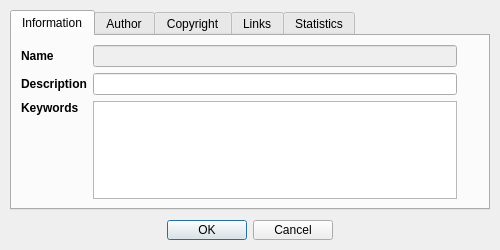
<?xml version="1.0" encoding="UTF-8"?>
<ui version="4.0">
 <class>Dialog_modelProperties</class>
 <widget class="QDialog" name="Dialog_modelProperties">
  <property name="geometry">
   <rect>
    <x>0</x>
    <y>0</y>
    <width>500</width>
    <height>250</height>
   </rect>
  </property>
  <property name="minimumSize">
   <size>
    <width>500</width>
    <height>250</height>
   </size>
  </property>
  <property name="maximumSize">
   <size>
    <width>500</width>
    <height>250</height>
   </size>
  </property>
  <property name="windowTitle">
   <string>File Properties</string>
  </property>
  <property name="windowIcon">
   <iconset resource="../resources.qrc">
    <normaloff>:/images/world_edit.png</normaloff>:/images/world_edit.png</iconset>
  </property>
  <widget class="QDialogButtonBox" name="buttonBox">
   <property name="geometry">
    <rect>
     <x>10</x>
     <y>220</y>
     <width>480</width>
     <height>20</height>
    </rect>
   </property>
   <property name="orientation">
    <enum>Qt::Horizontal</enum>
   </property>
   <property name="standardButtons">
    <set>QDialogButtonBox::Cancel|QDialogButtonBox::Ok</set>
   </property>
   <property name="centerButtons">
    <bool>true</bool>
   </property>
  </widget>
  <widget class="QTabWidget" name="tabWidget">
   <property name="geometry">
    <rect>
     <x>10</x>
     <y>10</y>
     <width>480</width>
     <height>200</height>
    </rect>
   </property>
   <property name="currentIndex">
    <number>0</number>
   </property>
   <widget class="QWidget" name="tabInformation">
    <attribute name="title">
     <string>Information</string>
    </attribute>
    <layout class="QGridLayout" name="gridLayout_2">
     <item row="0" column="0">
      <widget class="QLabel" name="label">
       <property name="minimumSize">
        <size>
         <width>0</width>
         <height>16</height>
        </size>
       </property>
       <property name="maximumSize">
        <size>
         <width>16777215</width>
         <height>16</height>
        </size>
       </property>
       <property name="font">
        <font>
         <weight>75</weight>
         <bold>true</bold>
        </font>
       </property>
       <property name="text">
        <string>Name</string>
       </property>
      </widget>
     </item>
     <item row="1" column="2">
      <widget class="QPushButton" name="pushButtonUndoDesc">
       <property name="minimumSize">
        <size>
         <width>16</width>
         <height>16</height>
        </size>
       </property>
       <property name="maximumSize">
        <size>
         <width>16</width>
         <height>16</height>
        </size>
       </property>
       <property name="toolTip">
        <string>Reset value</string>
       </property>
       <property name="text">
        <string/>
       </property>
       <property name="icon">
        <iconset resource="../resources.qrc">
         <normaloff>:/images/undo.png</normaloff>:/images/undo.png</iconset>
       </property>
       <property name="flat">
        <bool>true</bool>
       </property>
      </widget>
     </item>
     <item row="0" column="2">
      <widget class="QPushButton" name="pushButtonUndoName">
       <property name="enabled">
        <bool>false</bool>
       </property>
       <property name="minimumSize">
        <size>
         <width>16</width>
         <height>16</height>
        </size>
       </property>
       <property name="maximumSize">
        <size>
         <width>16</width>
         <height>16</height>
        </size>
       </property>
       <property name="toolTip">
        <string>Reset value</string>
       </property>
       <property name="text">
        <string/>
       </property>
       <property name="icon">
        <iconset resource="../resources.qrc">
         <normaloff>:/images/undo.png</normaloff>:/images/undo.png</iconset>
       </property>
       <property name="flat">
        <bool>true</bool>
       </property>
      </widget>
     </item>
     <item row="2" column="0">
      <widget class="QLabel" name="label_8">
       <property name="minimumSize">
        <size>
         <width>0</width>
         <height>16</height>
        </size>
       </property>
       <property name="maximumSize">
        <size>
         <width>16777215</width>
         <height>16777215</height>
        </size>
       </property>
       <property name="font">
        <font>
         <weight>75</weight>
         <bold>true</bold>
        </font>
       </property>
       <property name="text">
        <string>Keywords</string>
       </property>
       <property name="alignment">
        <set>Qt::AlignLeading|Qt::AlignLeft|Qt::AlignTop</set>
       </property>
      </widget>
     </item>
     <item row="2" column="2">
      <widget class="QPushButton" name="pushButtonUndoKeywords">
       <property name="minimumSize">
        <size>
         <width>16</width>
         <height>16</height>
        </size>
       </property>
       <property name="maximumSize">
        <size>
         <width>16</width>
         <height>16</height>
        </size>
       </property>
       <property name="toolTip">
        <string>Reset value</string>
       </property>
       <property name="text">
        <string/>
       </property>
       <property name="icon">
        <iconset resource="../resources.qrc">
         <normaloff>:/images/undo.png</normaloff>:/images/undo.png</iconset>
       </property>
       <property name="flat">
        <bool>true</bool>
       </property>
      </widget>
     </item>
     <item row="1" column="0">
      <widget class="QLabel" name="label_3">
       <property name="minimumSize">
        <size>
         <width>0</width>
         <height>16</height>
        </size>
       </property>
       <property name="maximumSize">
        <size>
         <width>16777215</width>
         <height>16</height>
        </size>
       </property>
       <property name="font">
        <font>
         <weight>75</weight>
         <bold>true</bold>
        </font>
       </property>
       <property name="text">
        <string>Description</string>
       </property>
      </widget>
     </item>
     <item row="1" column="1">
      <widget class="QLineEdit" name="lineEditDesc"/>
     </item>
     <item row="0" column="1">
      <widget class="QLineEdit" name="lineEditName">
       <property name="enabled">
        <bool>false</bool>
       </property>
      </widget>
     </item>
     <item row="2" column="1">
      <widget class="QTextEdit" name="textEditKeywords"/>
     </item>
    </layout>
   </widget>
   <widget class="QWidget" name="tabAuthor">
    <attribute name="title">
     <string>Author</string>
    </attribute>
    <layout class="QGridLayout" name="gridLayout">
     <item row="2" column="0">
      <widget class="QLabel" name="label_30">
       <property name="minimumSize">
        <size>
         <width>0</width>
         <height>16</height>
        </size>
       </property>
       <property name="maximumSize">
        <size>
         <width>16777215</width>
         <height>16</height>
        </size>
       </property>
       <property name="font">
        <font>
         <weight>75</weight>
         <bold>true</bold>
        </font>
       </property>
       <property name="text">
        <string>Link URL</string>
       </property>
      </widget>
     </item>
     <item row="0" column="0">
      <widget class="QLabel" name="label_28">
       <property name="minimumSize">
        <size>
         <width>0</width>
         <height>16</height>
        </size>
       </property>
       <property name="maximumSize">
        <size>
         <width>16777215</width>
         <height>16</height>
        </size>
       </property>
       <property name="font">
        <font>
         <weight>75</weight>
         <bold>true</bold>
        </font>
       </property>
       <property name="text">
        <string>Name</string>
       </property>
      </widget>
     </item>
     <item row="0" column="2">
      <widget class="QPushButton" name="pushButtonUndoAuthorName">
       <property name="minimumSize">
        <size>
         <width>16</width>
         <height>16</height>
        </size>
       </property>
       <property name="maximumSize">
        <size>
         <width>16</width>
         <height>16</height>
        </size>
       </property>
       <property name="toolTip">
        <string>Reset value</string>
       </property>
       <property name="text">
        <string/>
       </property>
       <property name="icon">
        <iconset resource="../resources.qrc">
         <normaloff>:/images/undo.png</normaloff>:/images/undo.png</iconset>
       </property>
       <property name="flat">
        <bool>true</bool>
       </property>
      </widget>
     </item>
     <item row="2" column="2">
      <widget class="QPushButton" name="pushButtonUndoAuthorLinkURL">
       <property name="minimumSize">
        <size>
         <width>16</width>
         <height>16</height>
        </size>
       </property>
       <property name="maximumSize">
        <size>
         <width>16</width>
         <height>16</height>
        </size>
       </property>
       <property name="toolTip">
        <string>Reset value</string>
       </property>
       <property name="text">
        <string/>
       </property>
       <property name="icon">
        <iconset resource="../resources.qrc">
         <normaloff>:/images/undo.png</normaloff>:/images/undo.png</iconset>
       </property>
       <property name="flat">
        <bool>true</bool>
       </property>
      </widget>
     </item>
     <item row="1" column="2">
      <widget class="QPushButton" name="pushButtonUndoAuthorEmail">
       <property name="minimumSize">
        <size>
         <width>16</width>
         <height>16</height>
        </size>
       </property>
       <property name="maximumSize">
        <size>
         <width>16</width>
         <height>16</height>
        </size>
       </property>
       <property name="toolTip">
        <string>Reset value</string>
       </property>
       <property name="text">
        <string/>
       </property>
       <property name="icon">
        <iconset resource="../resources.qrc">
         <normaloff>:/images/undo.png</normaloff>:/images/undo.png</iconset>
       </property>
       <property name="flat">
        <bool>true</bool>
       </property>
      </widget>
     </item>
     <item row="0" column="1">
      <widget class="QLineEdit" name="lineEditAuthorName"/>
     </item>
     <item row="1" column="0">
      <widget class="QLabel" name="label_29">
       <property name="minimumSize">
        <size>
         <width>0</width>
         <height>16</height>
        </size>
       </property>
       <property name="maximumSize">
        <size>
         <width>16777215</width>
         <height>16</height>
        </size>
       </property>
       <property name="font">
        <font>
         <weight>75</weight>
         <bold>true</bold>
        </font>
       </property>
       <property name="text">
        <string>Email</string>
       </property>
      </widget>
     </item>
     <item row="1" column="1">
      <widget class="QLineEdit" name="lineEditAuthorEmail"/>
     </item>
     <item row="3" column="1">
      <widget class="QLineEdit" name="lineEditAuthorLinkText"/>
     </item>
     <item row="3" column="0">
      <widget class="QLabel" name="label_32">
       <property name="minimumSize">
        <size>
         <width>0</width>
         <height>16</height>
        </size>
       </property>
       <property name="maximumSize">
        <size>
         <width>16777215</width>
         <height>16</height>
        </size>
       </property>
       <property name="font">
        <font>
         <weight>75</weight>
         <bold>true</bold>
        </font>
       </property>
       <property name="text">
        <string>Link Text</string>
       </property>
      </widget>
     </item>
     <item row="4" column="0">
      <widget class="QLabel" name="label_33">
       <property name="minimumSize">
        <size>
         <width>0</width>
         <height>16</height>
        </size>
       </property>
       <property name="maximumSize">
        <size>
         <width>16777215</width>
         <height>16</height>
        </size>
       </property>
       <property name="font">
        <font>
         <weight>75</weight>
         <bold>true</bold>
        </font>
       </property>
       <property name="text">
        <string>Link Type</string>
       </property>
      </widget>
     </item>
     <item row="4" column="1">
      <widget class="QLineEdit" name="lineEditAuthorLinkType"/>
     </item>
     <item row="2" column="1">
      <widget class="QLineEdit" name="lineEditAuthorLinkURL"/>
     </item>
     <item row="3" column="2">
      <widget class="QPushButton" name="pushButtonUndoAuthorLinkText">
       <property name="minimumSize">
        <size>
         <width>16</width>
         <height>16</height>
        </size>
       </property>
       <property name="maximumSize">
        <size>
         <width>16</width>
         <height>16</height>
        </size>
       </property>
       <property name="toolTip">
        <string>Reset value</string>
       </property>
       <property name="text">
        <string/>
       </property>
       <property name="icon">
        <iconset resource="../resources.qrc">
         <normaloff>:/images/undo.png</normaloff>:/images/undo.png</iconset>
       </property>
       <property name="flat">
        <bool>true</bool>
       </property>
      </widget>
     </item>
     <item row="4" column="2">
      <widget class="QPushButton" name="pushButtonUndoAuthorLinkType">
       <property name="minimumSize">
        <size>
         <width>16</width>
         <height>16</height>
        </size>
       </property>
       <property name="maximumSize">
        <size>
         <width>16</width>
         <height>16</height>
        </size>
       </property>
       <property name="toolTip">
        <string>Reset value</string>
       </property>
       <property name="text">
        <string/>
       </property>
       <property name="icon">
        <iconset resource="../resources.qrc">
         <normaloff>:/images/undo.png</normaloff>:/images/undo.png</iconset>
       </property>
       <property name="flat">
        <bool>true</bool>
       </property>
      </widget>
     </item>
    </layout>
   </widget>
   <widget class="QWidget" name="tabCopyright">
    <attribute name="title">
     <string>Copyright</string>
    </attribute>
    <layout class="QGridLayout" name="gridLayout_3">
     <item row="2" column="1">
      <widget class="QLineEdit" name="lineEditCopyrightLicense"/>
     </item>
     <item row="0" column="0">
      <widget class="QLabel" name="label_34">
       <property name="minimumSize">
        <size>
         <width>0</width>
         <height>16</height>
        </size>
       </property>
       <property name="maximumSize">
        <size>
         <width>16777215</width>
         <height>16</height>
        </size>
       </property>
       <property name="font">
        <font>
         <weight>75</weight>
         <bold>true</bold>
        </font>
       </property>
       <property name="text">
        <string>Author</string>
       </property>
      </widget>
     </item>
     <item row="1" column="1">
      <widget class="QLineEdit" name="lineEditCopyrightYear"/>
     </item>
     <item row="0" column="1">
      <widget class="QLineEdit" name="lineEditCopyrightAuthor"/>
     </item>
     <item row="1" column="0">
      <widget class="QLabel" name="label_35">
       <property name="minimumSize">
        <size>
         <width>0</width>
         <height>16</height>
        </size>
       </property>
       <property name="maximumSize">
        <size>
         <width>16777215</width>
         <height>16</height>
        </size>
       </property>
       <property name="font">
        <font>
         <weight>75</weight>
         <bold>true</bold>
        </font>
       </property>
       <property name="text">
        <string>Year</string>
       </property>
      </widget>
     </item>
     <item row="2" column="0">
      <widget class="QLabel" name="label_36">
       <property name="minimumSize">
        <size>
         <width>0</width>
         <height>16</height>
        </size>
       </property>
       <property name="maximumSize">
        <size>
         <width>16777215</width>
         <height>16</height>
        </size>
       </property>
       <property name="font">
        <font>
         <weight>75</weight>
         <bold>true</bold>
        </font>
       </property>
       <property name="text">
        <string>License</string>
       </property>
      </widget>
     </item>
     <item row="0" column="2">
      <widget class="QPushButton" name="pushButtonUndoCopyrightAuthor">
       <property name="minimumSize">
        <size>
         <width>16</width>
         <height>16</height>
        </size>
       </property>
       <property name="maximumSize">
        <size>
         <width>16</width>
         <height>16</height>
        </size>
       </property>
       <property name="toolTip">
        <string>Reset value</string>
       </property>
       <property name="text">
        <string/>
       </property>
       <property name="icon">
        <iconset resource="../resources.qrc">
         <normaloff>:/images/undo.png</normaloff>:/images/undo.png</iconset>
       </property>
       <property name="flat">
        <bool>true</bool>
       </property>
      </widget>
     </item>
     <item row="1" column="2">
      <widget class="QPushButton" name="pushButtonUndoCopyrightYear">
       <property name="minimumSize">
        <size>
         <width>16</width>
         <height>16</height>
        </size>
       </property>
       <property name="maximumSize">
        <size>
         <width>16</width>
         <height>16</height>
        </size>
       </property>
       <property name="toolTip">
        <string>Reset value</string>
       </property>
       <property name="text">
        <string/>
       </property>
       <property name="icon">
        <iconset resource="../resources.qrc">
         <normaloff>:/images/undo.png</normaloff>:/images/undo.png</iconset>
       </property>
       <property name="flat">
        <bool>true</bool>
       </property>
      </widget>
     </item>
     <item row="2" column="2">
      <widget class="QPushButton" name="pushButtonUndoCopyrightLicense">
       <property name="minimumSize">
        <size>
         <width>16</width>
         <height>16</height>
        </size>
       </property>
       <property name="maximumSize">
        <size>
         <width>16</width>
         <height>16</height>
        </size>
       </property>
       <property name="toolTip">
        <string>Reset value</string>
       </property>
       <property name="text">
        <string/>
       </property>
       <property name="icon">
        <iconset resource="../resources.qrc">
         <normaloff>:/images/undo.png</normaloff>:/images/undo.png</iconset>
       </property>
       <property name="flat">
        <bool>true</bool>
       </property>
      </widget>
     </item>
    </layout>
   </widget>
   <widget class="QWidget" name="tabLinks">
    <attribute name="title">
     <string>Links</string>
    </attribute>
    <layout class="QGridLayout" name="gridLayout_4">
     <item row="0" column="0">
      <widget class="QTableWidget" name="tableLinks">
       <property name="selectionMode">
        <enum>QAbstractItemView::SingleSelection</enum>
       </property>
       <property name="selectionBehavior">
        <enum>QAbstractItemView::SelectRows</enum>
       </property>
       <attribute name="horizontalHeaderHighlightSections">
        <bool>false</bool>
       </attribute>
       <attribute name="verticalHeaderVisible">
        <bool>false</bool>
       </attribute>
       <attribute name="verticalHeaderHighlightSections">
        <bool>false</bool>
       </attribute>
       <column>
        <property name="text">
         <string>URL</string>
        </property>
       </column>
       <column>
        <property name="text">
         <string>Text</string>
        </property>
       </column>
       <column>
        <property name="text">
         <string>Type</string>
        </property>
       </column>
      </widget>
     </item>
     <item row="1" column="0">
      <layout class="QHBoxLayout" name="horizontalLayout">
       <item>
        <widget class="QLabel" name="label_2">
         <property name="text">
          <string/>
         </property>
        </widget>
       </item>
       <item>
        <widget class="QPushButton" name="pushButtonTableAdd">
         <property name="minimumSize">
          <size>
           <width>16</width>
           <height>16</height>
          </size>
         </property>
         <property name="maximumSize">
          <size>
           <width>16</width>
           <height>16</height>
          </size>
         </property>
         <property name="toolTip">
          <string>Add link</string>
         </property>
         <property name="text">
          <string/>
         </property>
         <property name="icon">
          <iconset resource="../resources.qrc">
           <normaloff>:/images/plus.png</normaloff>:/images/plus.png</iconset>
         </property>
         <property name="flat">
          <bool>true</bool>
         </property>
        </widget>
       </item>
       <item>
        <widget class="QPushButton" name="pushButtonTableDelete">
         <property name="minimumSize">
          <size>
           <width>16</width>
           <height>16</height>
          </size>
         </property>
         <property name="maximumSize">
          <size>
           <width>16</width>
           <height>16</height>
          </size>
         </property>
         <property name="toolTip">
          <string>Delete link</string>
         </property>
         <property name="text">
          <string/>
         </property>
         <property name="icon">
          <iconset resource="../resources.qrc">
           <normaloff>:/images/minus.png</normaloff>:/images/minus.png</iconset>
         </property>
         <property name="flat">
          <bool>true</bool>
         </property>
        </widget>
       </item>
      </layout>
     </item>
    </layout>
   </widget>
   <widget class="QWidget" name="tabStatistics">
    <attribute name="title">
     <string>Statistics</string>
    </attribute>
    <layout class="QVBoxLayout" name="verticalLayout">
     <property name="spacing">
      <number>0</number>
     </property>
     <item>
      <layout class="QHBoxLayout" name="horizontalLayout_7">
       <item>
        <widget class="QLabel" name="label_7">
         <property name="minimumSize">
          <size>
           <width>0</width>
           <height>16</height>
          </size>
         </property>
         <property name="maximumSize">
          <size>
           <width>80</width>
           <height>16</height>
          </size>
         </property>
         <property name="font">
          <font>
           <weight>75</weight>
           <bold>true</bold>
          </font>
         </property>
         <property name="text">
          <string>Creation</string>
         </property>
        </widget>
       </item>
       <item>
        <widget class="QLabel" name="labelCreationDate">
         <property name="minimumSize">
          <size>
           <width>0</width>
           <height>16</height>
          </size>
         </property>
         <property name="maximumSize">
          <size>
           <width>16777215</width>
           <height>16</height>
          </size>
         </property>
         <property name="text">
          <string/>
         </property>
        </widget>
       </item>
       <item>
        <widget class="QLabel" name="label_10">
         <property name="minimumSize">
          <size>
           <width>40</width>
           <height>16</height>
          </size>
         </property>
         <property name="maximumSize">
          <size>
           <width>40</width>
           <height>16</height>
          </size>
         </property>
         <property name="font">
          <font>
           <weight>75</weight>
           <bold>true</bold>
          </font>
         </property>
         <property name="text">
          <string>Points</string>
         </property>
        </widget>
       </item>
       <item>
        <widget class="QLabel" name="labelNumPoints">
         <property name="minimumSize">
          <size>
           <width>0</width>
           <height>16</height>
          </size>
         </property>
         <property name="maximumSize">
          <size>
           <width>16777215</width>
           <height>16</height>
          </size>
         </property>
         <property name="text">
          <string/>
         </property>
        </widget>
       </item>
      </layout>
     </item>
     <item>
      <layout class="QHBoxLayout" name="horizontalLayout_6">
       <item>
        <widget class="QLabel" name="label_26">
         <property name="minimumSize">
          <size>
           <width>80</width>
           <height>16</height>
          </size>
         </property>
         <property name="maximumSize">
          <size>
           <width>80</width>
           <height>16</height>
          </size>
         </property>
         <property name="font">
          <font>
           <weight>75</weight>
           <bold>true</bold>
          </font>
         </property>
         <property name="text">
          <string>Start</string>
         </property>
        </widget>
       </item>
       <item>
        <widget class="QLabel" name="labelStartTime">
         <property name="minimumSize">
          <size>
           <width>0</width>
           <height>16</height>
          </size>
         </property>
         <property name="maximumSize">
          <size>
           <width>16777215</width>
           <height>16</height>
          </size>
         </property>
         <property name="text">
          <string/>
         </property>
        </widget>
       </item>
       <item>
        <widget class="QLabel" name="label_27">
         <property name="minimumSize">
          <size>
           <width>40</width>
           <height>0</height>
          </size>
         </property>
         <property name="maximumSize">
          <size>
           <width>40</width>
           <height>16</height>
          </size>
         </property>
         <property name="font">
          <font>
           <weight>75</weight>
           <bold>true</bold>
          </font>
         </property>
         <property name="text">
          <string>End</string>
         </property>
        </widget>
       </item>
       <item>
        <widget class="QLabel" name="labelEndTime">
         <property name="minimumSize">
          <size>
           <width>0</width>
           <height>16</height>
          </size>
         </property>
         <property name="maximumSize">
          <size>
           <width>16777215</width>
           <height>16</height>
          </size>
         </property>
         <property name="text">
          <string/>
         </property>
        </widget>
       </item>
      </layout>
     </item>
     <item>
      <layout class="QHBoxLayout" name="horizontalLayout_3">
       <item>
        <widget class="QLabel" name="label_9">
         <property name="minimumSize">
          <size>
           <width>0</width>
           <height>16</height>
          </size>
         </property>
         <property name="maximumSize">
          <size>
           <width>80</width>
           <height>16</height>
          </size>
         </property>
         <property name="font">
          <font>
           <weight>75</weight>
           <bold>true</bold>
          </font>
         </property>
         <property name="text">
          <string>Latitude</string>
         </property>
        </widget>
       </item>
       <item>
        <widget class="QLabel" name="label_20">
         <property name="minimumSize">
          <size>
           <width>30</width>
           <height>16</height>
          </size>
         </property>
         <property name="maximumSize">
          <size>
           <width>30</width>
           <height>16</height>
          </size>
         </property>
         <property name="font">
          <font>
           <weight>75</weight>
           <bold>true</bold>
          </font>
         </property>
         <property name="text">
          <string>min</string>
         </property>
        </widget>
       </item>
       <item>
        <widget class="QLabel" name="labelLatitudeMin">
         <property name="minimumSize">
          <size>
           <width>0</width>
           <height>16</height>
          </size>
         </property>
         <property name="maximumSize">
          <size>
           <width>16777215</width>
           <height>16</height>
          </size>
         </property>
         <property name="text">
          <string/>
         </property>
        </widget>
       </item>
       <item>
        <widget class="QLabel" name="label_21">
         <property name="minimumSize">
          <size>
           <width>30</width>
           <height>16</height>
          </size>
         </property>
         <property name="maximumSize">
          <size>
           <width>30</width>
           <height>16</height>
          </size>
         </property>
         <property name="font">
          <font>
           <weight>75</weight>
           <bold>true</bold>
          </font>
         </property>
         <property name="text">
          <string>max</string>
         </property>
        </widget>
       </item>
       <item>
        <widget class="QLabel" name="labelLatitudeMax">
         <property name="minimumSize">
          <size>
           <width>0</width>
           <height>16</height>
          </size>
         </property>
         <property name="maximumSize">
          <size>
           <width>16777215</width>
           <height>16</height>
          </size>
         </property>
         <property name="text">
          <string/>
         </property>
        </widget>
       </item>
      </layout>
     </item>
     <item>
      <layout class="QHBoxLayout" name="horizontalLayout_2">
       <item>
        <widget class="QLabel" name="label_19">
         <property name="minimumSize">
          <size>
           <width>0</width>
           <height>16</height>
          </size>
         </property>
         <property name="maximumSize">
          <size>
           <width>80</width>
           <height>16</height>
          </size>
         </property>
         <property name="font">
          <font>
           <weight>75</weight>
           <bold>true</bold>
          </font>
         </property>
         <property name="text">
          <string>Longitude</string>
         </property>
        </widget>
       </item>
       <item>
        <widget class="QLabel" name="label_24">
         <property name="minimumSize">
          <size>
           <width>30</width>
           <height>16</height>
          </size>
         </property>
         <property name="maximumSize">
          <size>
           <width>30</width>
           <height>16</height>
          </size>
         </property>
         <property name="font">
          <font>
           <weight>75</weight>
           <bold>true</bold>
          </font>
         </property>
         <property name="text">
          <string>min</string>
         </property>
        </widget>
       </item>
       <item>
        <widget class="QLabel" name="labelLongitudeMin">
         <property name="minimumSize">
          <size>
           <width>0</width>
           <height>16</height>
          </size>
         </property>
         <property name="maximumSize">
          <size>
           <width>16777215</width>
           <height>16</height>
          </size>
         </property>
         <property name="text">
          <string/>
         </property>
        </widget>
       </item>
       <item>
        <widget class="QLabel" name="label_25">
         <property name="minimumSize">
          <size>
           <width>30</width>
           <height>16</height>
          </size>
         </property>
         <property name="maximumSize">
          <size>
           <width>30</width>
           <height>16</height>
          </size>
         </property>
         <property name="font">
          <font>
           <weight>75</weight>
           <bold>true</bold>
          </font>
         </property>
         <property name="text">
          <string>max</string>
         </property>
        </widget>
       </item>
       <item>
        <widget class="QLabel" name="labelLongitudeMax">
         <property name="minimumSize">
          <size>
           <width>0</width>
           <height>16</height>
          </size>
         </property>
         <property name="maximumSize">
          <size>
           <width>16777215</width>
           <height>16</height>
          </size>
         </property>
         <property name="text">
          <string/>
         </property>
        </widget>
       </item>
      </layout>
     </item>
     <item>
      <layout class="QHBoxLayout" name="horizontalLayout_4">
       <item>
        <widget class="QLabel" name="label_16">
         <property name="minimumSize">
          <size>
           <width>80</width>
           <height>16</height>
          </size>
         </property>
         <property name="maximumSize">
          <size>
           <width>80</width>
           <height>16</height>
          </size>
         </property>
         <property name="font">
          <font>
           <weight>75</weight>
           <bold>true</bold>
          </font>
         </property>
         <property name="text">
          <string>Altitude</string>
         </property>
        </widget>
       </item>
       <item>
        <widget class="QLabel" name="label_22">
         <property name="minimumSize">
          <size>
           <width>30</width>
           <height>16</height>
          </size>
         </property>
         <property name="maximumSize">
          <size>
           <width>30</width>
           <height>16</height>
          </size>
         </property>
         <property name="font">
          <font>
           <weight>75</weight>
           <bold>true</bold>
          </font>
         </property>
         <property name="text">
          <string>min</string>
         </property>
        </widget>
       </item>
       <item>
        <widget class="QLabel" name="labelHeightMin">
         <property name="minimumSize">
          <size>
           <width>0</width>
           <height>16</height>
          </size>
         </property>
         <property name="maximumSize">
          <size>
           <width>16777215</width>
           <height>16</height>
          </size>
         </property>
         <property name="text">
          <string/>
         </property>
        </widget>
       </item>
       <item>
        <widget class="QLabel" name="label_23">
         <property name="minimumSize">
          <size>
           <width>30</width>
           <height>16</height>
          </size>
         </property>
         <property name="maximumSize">
          <size>
           <width>30</width>
           <height>16</height>
          </size>
         </property>
         <property name="font">
          <font>
           <weight>75</weight>
           <bold>true</bold>
          </font>
         </property>
         <property name="text">
          <string>max</string>
         </property>
        </widget>
       </item>
       <item>
        <widget class="QLabel" name="labelHeightMax">
         <property name="minimumSize">
          <size>
           <width>0</width>
           <height>16</height>
          </size>
         </property>
         <property name="maximumSize">
          <size>
           <width>16777215</width>
           <height>16</height>
          </size>
         </property>
         <property name="text">
          <string/>
         </property>
        </widget>
       </item>
       <item>
        <widget class="QLabel" name="label_17">
         <property name="minimumSize">
          <size>
           <width>20</width>
           <height>16</height>
          </size>
         </property>
         <property name="maximumSize">
          <size>
           <width>20</width>
           <height>16</height>
          </size>
         </property>
         <property name="font">
          <font>
           <weight>75</weight>
           <bold>true</bold>
          </font>
         </property>
         <property name="text">
          <string>&lt;html&gt;&lt;head/&gt;&lt;body&gt;&lt;p&gt;&lt;img src=&quot;:/images/arror_up.png&quot;/&gt;&lt;/p&gt;&lt;/body&gt;&lt;/html&gt;</string>
         </property>
        </widget>
       </item>
       <item>
        <widget class="QLabel" name="labelHeightIntUp">
         <property name="minimumSize">
          <size>
           <width>0</width>
           <height>16</height>
          </size>
         </property>
         <property name="maximumSize">
          <size>
           <width>16777215</width>
           <height>16</height>
          </size>
         </property>
         <property name="text">
          <string/>
         </property>
        </widget>
       </item>
       <item>
        <widget class="QLabel" name="label_18">
         <property name="minimumSize">
          <size>
           <width>20</width>
           <height>16</height>
          </size>
         </property>
         <property name="maximumSize">
          <size>
           <width>20</width>
           <height>16</height>
          </size>
         </property>
         <property name="font">
          <font>
           <weight>75</weight>
           <bold>true</bold>
          </font>
         </property>
         <property name="text">
          <string>&lt;html&gt;&lt;head/&gt;&lt;body&gt;&lt;p&gt;&lt;img src=&quot;:/images/arror_down.png&quot;/&gt;&lt;/p&gt;&lt;/body&gt;&lt;/html&gt;</string>
         </property>
        </widget>
       </item>
       <item>
        <widget class="QLabel" name="labelHeightIntDown">
         <property name="minimumSize">
          <size>
           <width>0</width>
           <height>16</height>
          </size>
         </property>
         <property name="maximumSize">
          <size>
           <width>16777215</width>
           <height>16</height>
          </size>
         </property>
         <property name="text">
          <string/>
         </property>
        </widget>
       </item>
      </layout>
     </item>
     <item>
      <layout class="QHBoxLayout" name="horizontalLayout_5">
       <item>
        <widget class="QLabel" name="label_13">
         <property name="minimumSize">
          <size>
           <width>60</width>
           <height>16</height>
          </size>
         </property>
         <property name="maximumSize">
          <size>
           <width>60</width>
           <height>16</height>
          </size>
         </property>
         <property name="font">
          <font>
           <weight>75</weight>
           <bold>true</bold>
          </font>
         </property>
         <property name="text">
          <string>Duration</string>
         </property>
        </widget>
       </item>
       <item>
        <widget class="QLabel" name="labelDuration">
         <property name="minimumSize">
          <size>
           <width>0</width>
           <height>16</height>
          </size>
         </property>
         <property name="maximumSize">
          <size>
           <width>16777215</width>
           <height>16</height>
          </size>
         </property>
         <property name="text">
          <string/>
         </property>
        </widget>
       </item>
       <item>
        <widget class="QLabel" name="label_14">
         <property name="minimumSize">
          <size>
           <width>60</width>
           <height>16</height>
          </size>
         </property>
         <property name="maximumSize">
          <size>
           <width>60</width>
           <height>16</height>
          </size>
         </property>
         <property name="font">
          <font>
           <weight>75</weight>
           <bold>true</bold>
          </font>
         </property>
         <property name="text">
          <string>Distance</string>
         </property>
        </widget>
       </item>
       <item>
        <widget class="QLabel" name="labelDistance">
         <property name="minimumSize">
          <size>
           <width>0</width>
           <height>16</height>
          </size>
         </property>
         <property name="maximumSize">
          <size>
           <width>16777215</width>
           <height>16</height>
          </size>
         </property>
         <property name="text">
          <string/>
         </property>
        </widget>
       </item>
       <item>
        <widget class="QLabel" name="label_15">
         <property name="minimumSize">
          <size>
           <width>60</width>
           <height>16</height>
          </size>
         </property>
         <property name="maximumSize">
          <size>
           <width>60</width>
           <height>16</height>
          </size>
         </property>
         <property name="font">
          <font>
           <weight>75</weight>
           <bold>true</bold>
          </font>
         </property>
         <property name="text">
          <string>Speed Ø</string>
         </property>
        </widget>
       </item>
       <item>
        <widget class="QLabel" name="labelSpeed">
         <property name="minimumSize">
          <size>
           <width>0</width>
           <height>16</height>
          </size>
         </property>
         <property name="maximumSize">
          <size>
           <width>16777215</width>
           <height>16</height>
          </size>
         </property>
         <property name="text">
          <string/>
         </property>
        </widget>
       </item>
      </layout>
     </item>
    </layout>
   </widget>
  </widget>
 </widget>
 <resources>
  <include location="../resources.qrc"/>
 </resources>
 <connections>
  <connection>
   <sender>buttonBox</sender>
   <signal>accepted()</signal>
   <receiver>Dialog_modelProperties</receiver>
   <slot>accept()</slot>
   <hints>
    <hint type="sourcelabel">
     <x>248</x>
     <y>254</y>
    </hint>
    <hint type="destinationlabel">
     <x>157</x>
     <y>274</y>
    </hint>
   </hints>
  </connection>
  <connection>
   <sender>buttonBox</sender>
   <signal>rejected()</signal>
   <receiver>Dialog_modelProperties</receiver>
   <slot>reject()</slot>
   <hints>
    <hint type="sourcelabel">
     <x>316</x>
     <y>260</y>
    </hint>
    <hint type="destinationlabel">
     <x>286</x>
     <y>274</y>
    </hint>
   </hints>
  </connection>
 </connections>
</ui>
